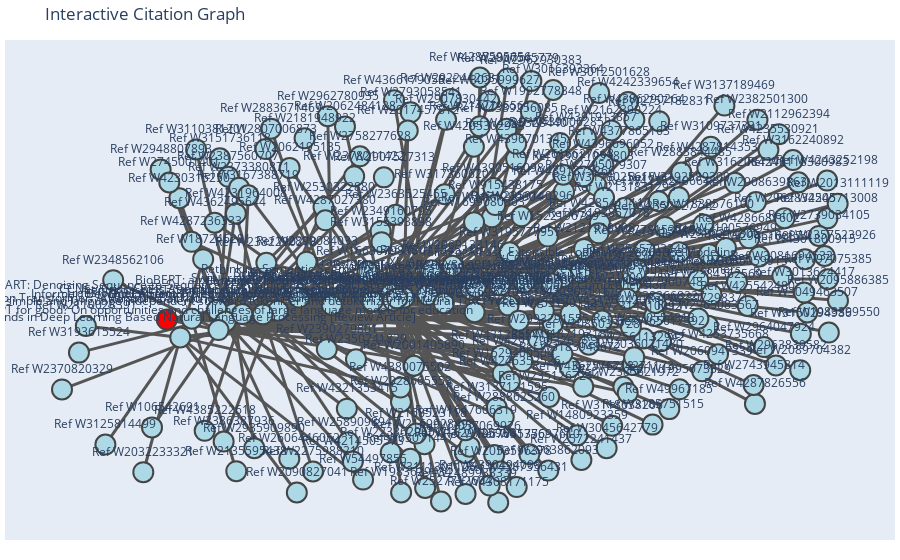

Here is the notebook cell this chart was saved with:
### Code cell
with open("citations.json", "r") as _file:
    data = json.load(_file)
main(
    root_id=list(data.keys())[0],
    data=data[list(data.keys())[0]],
    root_title="Attention is all you need"
)
